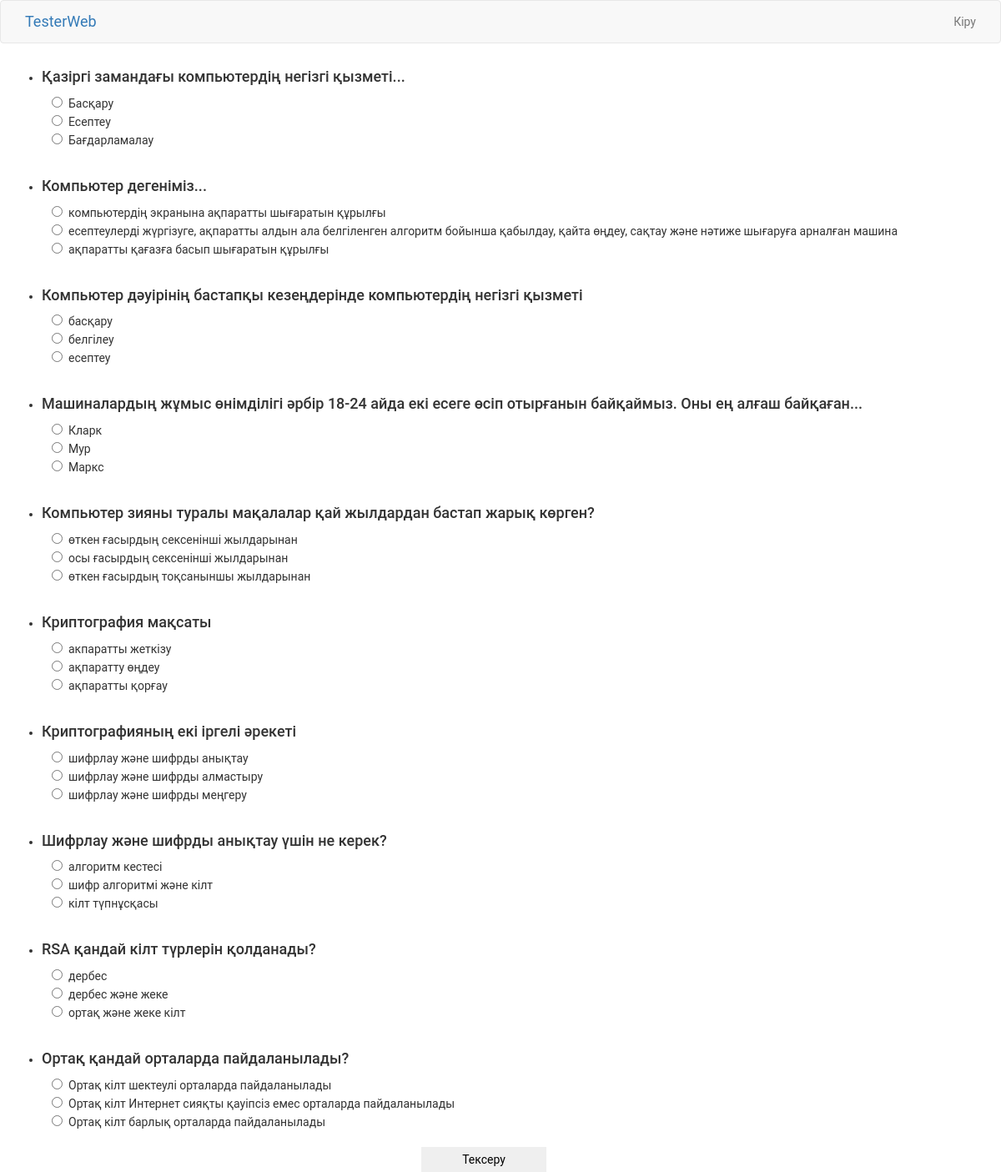
The app's page /lectures/test/ with its own data.
### api/models.py (models this page shows)
class Test(models.Model):
    question  = models.TextField()
    lecture_id = models.ForeignKey(Lecture, blank=True, null=True, on_delete=models.DO_NOTHING)
    variant_a = models.TextField()
    variant_b = models.TextField()
    variant_c = models.TextField()
    correct_answer = models.TextField()

### api/views.py (the view)
# urls.py: path('lectures/test/', views.testing, name='testing'),
@action(methods=['get'], detail=True)
def testing(request):
  tests = Test.objects.all()
  context = {'tests': TestSerializer(tests, many=True).data}
  return render(request,'test.html',context)

### api/templates/test.html (shortened to what this page needs)
{% extends 'base.html' %}
{% load staticfiles %}
{% block body %}
    <div>
        <form action="" id="test">
            {% for test in tests %}
                <fieldset id="{{test.question}}">
                    <ul><li><h4>{{test.question}}</h4></li></ul>
                    <div class="questions">
                        <input class="check" type="radio" value="{{test.variant_a}}" name="{{test.question}}">{{test.variant_a}}<br>
                        <input class="check" type="radio" value="{{test.variant_b}}" name="{{test.question}}">{{test.variant_b}}<br>
                        <input class="check" type="radio" value="{{test.variant_c}}" name="{{test.question}}">{{test.variant_c}}<br>
                    </div>
                </fieldset>
            {% endfor %}
        </form>
        <button class="modal-trigger b-check" data-modal="modal-name" id="check" type="submit"><a href="">Тексеру</a></button>
    </div>
{% endblock %}

### api/templates/base.html (shortened to what this page needs)
{% load staticfiles %}
<!DOCTYPE html>
<html lang="en">
<head>
    <link rel="stylesheet" href="https://maxcdn.bootstrapcdn.com/bootstrap/3.3.7/css/bootstrap.min.css">
</head>
<body>
    <div class="navbar navbar-default">
        <div class="container">
            <div class="navbar-header">
                <div class="navbar-brand">
                    <a href="{% url 'home' %}">
                       TesterWeb
                    </a>
                </div>
            </div>
            <ul class="nav navbar-nav navbar-right">
                {% if user.is_authenticated %}
                    <li>
                        <a href="{% url 'logout' %}">Шығу</a>
                    </li>
                {% else %}
                    <li>
                        <a href="{% url 'login' %}">Кіру</a>
                    </li>
                {% endif %}
            </ul>
        </div>
    </div>
    <div class="container">
            <link rel="stylesheet" href="{% static 'style.css' %}">
        {% block body %}
        {% endblock %}
    </div>
</body>
</html>

### api/static/style.css (style rules this page uses)
.questions { margin-left: 32px; margin-bottom: 25px; }
ul { margin-left: -20px; }
* { font-family: "Roboto", sans-serif; font-weight: normal; }
.modal-trigger { position: absolute; -webkit-transform: translate(-50%, -50%); -ms-transform: translate(-50%, -50%); -o-transform: translate(-50%, -50%); transform: translate(-50%, -50%); transition: ease .2s; }
.b-check { border: none; width: 150px; height: 30px; text-align: center; margin-left: 550px; margin-top: 10px; margin-bottom: 50px; }
.pass a, .b-check a , .b-again a { text-decoration: none; color: black; }
input.check { margin-right: 7px; background: white; }

### records on screen
Test: question "Қазіргі замандағы компьютердің негізгі қызметі...", variant_a "Басқару", variant_b "Есептеу", variant_c "Бағдарламалау"
Test: question "Компьютер дегеніміз...", variant_a "компьютердің экранына ақпаратты шығаратын құрылғы", variant_b "есептеулерді жүргізуге, ақпаратты алдын ала белгіленген алгоритм бойынша қабылдау, қайта өңдеу, сақтау және нәтиже шығаруға арналған машина", variant_c "ақпаратты қағазға басып шығаратын құрылғы"
Test: question "Компьютер дәуірінің бастапқы кезеңдерінде компьютердің негізгі қызметі", variant_a "басқару", variant_b "белгілеу", variant_c "есептеу"
Test: question "Машиналардың жұмыс өнімділігі әрбір 18-24 айда екі есеге өсіп отырғанын байқаймыз. Оны ең алғаш байқаған...", variant_a "Кларк", variant_b "Мур", variant_c "Маркс"
Test: question "Компьютер зияны туралы мақалалар қай жылдардан бастап жарық көрген?", variant_a "өткен ғасырдың сексенінші жылдарынан", variant_b "осы ғасырдың сексенінші жылдарынан", variant_c "өткен ғасырдың тоқсаныншы жылдарынан"
Test: question "Криптография мақсаты", variant_a "акпаратты жеткізу", variant_b "ақпаратту өңдеу", variant_c "ақпаратты қорғау"
Test: question "Криптографияның екі іргелі әрекеті", variant_a "шифрлау және шифрды анықтау", variant_b "шифрлау және шифрды алмастыру", variant_c "шифрлау және шифрды меңгеру"
Test: question "Шифрлау және шифрды анықтау үшін не керек?", variant_a "алгоритм кестесі", variant_b "шифр алгоритмі және кілт", variant_c "кілт түпнұсқасы"
Test: question "RSA қандай кілт түрлерін қолданады?", variant_a "дербес", variant_b "дербес және жеке", variant_c "ортақ және жеке кілт"
Test: question "Ортақ қандай орталарда пайдаланылады?", variant_a "Ортақ кілт шектеулі орталарда пайдаланылады", variant_b "Ортақ кілт Интернет сияқты қауіпсіз емес орталарда пайдаланылады", variant_c "Ортақ кілт барлық орталарда пайдаланылады"
